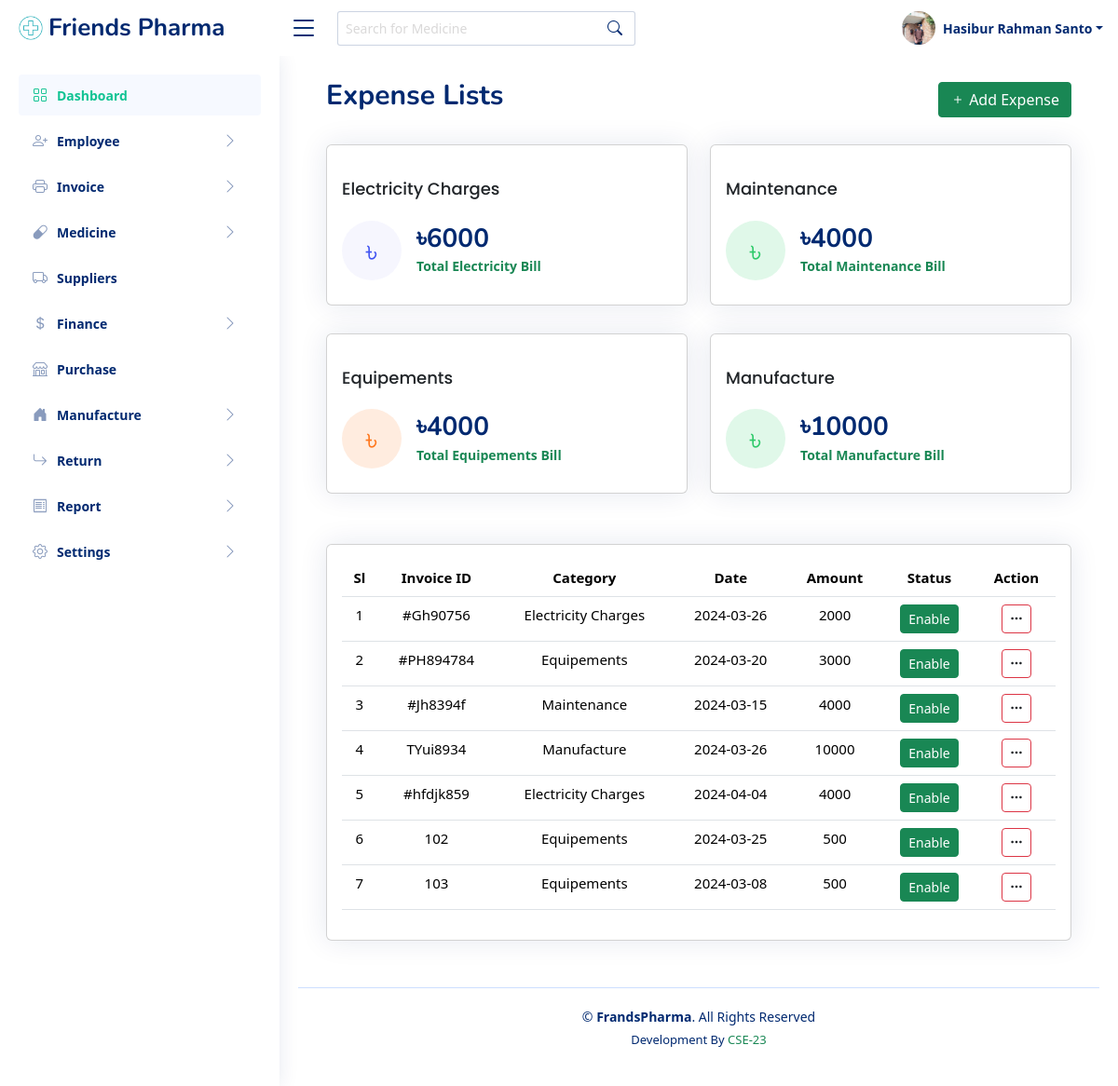
/expense.php (signed in), run on the app's committed database.
### tables this page shows
CREATE TABLE `employee` (
  `id` int(11) NOT NULL,
  `f_name` varchar(20) NOT NULL,
  `l_name` varchar(20) NOT NULL,
  `gender` varchar(20) NOT NULL,
  `birthday` varchar(20) NOT NULL,
  `phone` int(11) NOT NULL,
  `password` varchar(255) NOT NULL,
  `email` varchar(50) NOT NULL,
  `address` varchar(255) NOT NULL,
  `photo` varchar(20) NOT NULL,
  `designation` varchar(50) NOT NULL,
  `national_id` varchar(20) NOT NULL,
  `certificates` varchar(20) NOT NULL,
  `joining_date` varchar(20) NOT NULL,
  `biography` varchar(255) NOT NULL,
  `status` int(11) NOT NULL
);

CREATE TABLE `expense` (
  `id` int(11) NOT NULL,
  `invoice_id` varchar(50) NOT NULL,
  `category` varchar(50) NOT NULL,
  `date` varchar(50) NOT NULL,
  `amount` varchar(50) NOT NULL,
  `status` int(11) NOT NULL DEFAULT 1
);

### classes/Database.php (called while the page is built, shortened)
<?php
	class Database{
		protected $mysqli,$query,$numRows,$affectedRow,$errors;
		public function __construct(){
			$this->mysqli = new mysqli('sql205.infinityfree.com', 'if0_35937738', 'hSv8su6wUNz', 'if0_35937738_friendsPharma');
		}
		protected function Select($columnName,$table,$where){
			$columnName = implode(',', $columnName);
			$sql = "SELECT $columnName FROM $table ";
			if($where){
				$sql .= " WHERE ";
				$chunk 		= array_chunk($where, 3);
				$whereCols 	= array();
				foreach ($chunk as $key => $value) {
					if (is_string($value[2])) {
						$value[2] = "'$value[2]'";
					}else{
						$value[2] = $value[2];
					}
					$whereCols[] = implode(' ', $value);
				}
				$sql .= implode(' AND ', $whereCols);
			}
			if($this->mysqli->query($sql)){
				$this->query 	= $this->mysqli->query($sql);
				$this->numRows 	= $this->query->num_rows;
				if($this->numRows > 0){
					return true;
				}else{
					return false;
				}
			}else{
				return false;
			}
		}
	}
?>

### classes/Employee.php (called while the page is built, shortened)
<?php
	require_once ('Database.php');
	class Employee extends Database{
		public $query, $error;
		public function getEmployee($where = null){
			if($this->Select(['*'], 'employee', $where)){
				$this->query = $this->query;
				return true;
			}
			return false;
		}
	}
?>

### classes/Expense.php (called while the page is built, shortened)
<?php
	require_once ('Database.php');
	class Expense extends Database{
		public $query, $error;
		public function getExpense($where = null){
			if($this->Select(['*'], 'expense', $where)){
				$this->query = $this->query;
				return true;
			}
			return false;
		}
	}
?>

### expense.php (the view, shortened to what this page needs)
<!DOCTYPE html>
<html lang="en">
<?php include_once("includes/head-link.php") ?>
<body>
<?php include_once("includes/header.php") ?>
<?php include_once("includes/sidebar.php") ?>
<main id="main" class="main">
<div class="row">
  <div class="col-9">
    <div class="pagetitle">
      <h1>Expense Lists</h1>
    </div>
  </div>
  <div class="col-3 text-end">
  <button type="button" data-bs-toggle="modal" data-bs-target="#verticalycentered" class="btn btn-success mt-2 rounded-1"><i class="bi bi-plus"></i> Add Expense </button>
</div>
<section class="section dashboard mt-4">
      <div class="row">
        <div class="col-lg-12">
          <div class="row">
            <div class="col-md-6">
              <div class="card info-card sales-card">
                <div class="card-body ">
                  <h5 class="card-title">Electricity Charges</h5>
                  <div class="d-flex align-items-center">
                    <div class="card-icon rounded-circle d-flex align-items-center justify-content-center">
                      &#x09F3;
                    </div>
                    <div class="ps-3">
                      <?php
                        $expense =  new Expense;
                        $expense->getExpense();
                        $query = $expense->query;
                        $electricity_charges = array();
                        while ($row = $query->fetch_assoc()) {
                          $category = $row['category'];
                            if($category == "Electricity Charges"){
                              $electricity_charges[] = $row['amount'];
                            }
                        }
                      ?>
                      <h6>&#x09F3;<?php echo array_sum($electricity_charges); ?></h6>
                      <span class="text-success small pt-1 fw-bold">Total Electricity Bill</span>
                    </div>
                  </div>
                </div>
              </div>
            </div>
            <div class="col-md-6 ">
              <div class="card info-card revenue-card">
                <div class="card-body">
                  <h5 class="card-title">Maintenance</h5>
                  <div class="d-flex align-items-center">
                    <div class="card-icon rounded-circle d-flex align-items-center justify-content-center">
                      &#x09F3;
                    </div>
                    <div class="ps-3">
                    <?php
                        $expense =  new Expense;
                        $expense->getExpense();
                        $query = $expense->query;
                        $maintenance = array();
                        while ($row = $query->fetch_assoc()) {
                          $category = $row['category'];
                            if($category == "Maintenance"){
                              $maintenance[] = $row['amount'];
                            }
                        }
                      ?>
                      <h6>&#x09F3;<?php echo array_sum($maintenance); ?></h6>
                      <span class="text-success small pt-1 fw-bold">Total Maintenance Bill</span>
                    </div>
                  </div>
                </div>
              </div>
            </div>
            <div class="col-md-6">
              <div class="card info-card customers-card">
                <div class="card-body">
                  <h5 class="card-title">Equipements</h5>
                  <div class="d-flex align-items-center">
                    <div class="card-icon rounded-circle d-flex align-items-center justify-content-center">
                      &#x09F3;
                    </div>
                    <div class="ps-3">
                    <?php
                      $expense =  new Expense;
                      $expense->getExpense();
                      $query = $expense->query;
                      $equipements = array();
                      while ($row = $query->fetch_assoc()) {
                        $category = $row['category'];
                          if($category == "Equipements"){
                            $equipements[] = $row['amount'];
                          }
                      }
                      ?>
                      <h6>&#x09F3;<?php echo array_sum($equipements); ?></h6>
                      <span class="text-success small pt-1 fw-bold">Total Equipements Bill</span>
                    </div>
                  </div>
                </div>
              </div>
            </div>
            <div class="col-md-6">
              <div class="card info-card revenue-card">
                <div class="card-body">
                  <h5 class="card-title">Manufacture</h5>
                  <div class="d-flex align-items-center">
                    <div class="card-icon rounded-circle d-flex align-items-center justify-content-center">
                      &#x09F3;
                    </div>
                    <div class="ps-3">
                    <?php
                        $expense =  new Expense;
                        $expense->getExpense();
                        $query = $expense->query;
                        $manufacture = array();
                        while ($row = $query->fetch_assoc()) {
                          $category = $row['category'];
                            if($category == "Manufacture"){
                              $manufacture[] = $row['amount'];
                            }
                        }
                        ?>
                        <h6>&#x09F3;<?php echo array_sum($manufacture); ?></h6>
                        <span class="text-success small pt-1 fw-bold">Total Manufacture Bill</span>
                    </div>
                  </div>
                </div>
              </div>
            </div>
  <section class="section mt-4">
      <div class="row">
        <div class="col-lg-12">
          <div class="card">
            <div class="card-body pt-3">
              <div class="table-responsive">
                <table class="table table-hover datatable">
                    <thead>
                    <tr>
                        <th style="font-size:15px;" class="text-center">Sl</th>
                        <th style="font-size:15px;" class="text-nowrap text-center">Invoice ID</th>
                        <th style="font-size:15px;" class="text-center">Category</th>
                        <th style="font-size:15px;" class="text-center">Date</th>
                        <th style="font-size:15px;" class="text-center">Amount</th>
                        <th style="font-size:15px;" class="text-center">Status</th>
                        <th style="font-size:15px;" class="text-center">Action</th>
                    </tr>
                    </thead>
                    <tbody>
                    <?php
                      $expense =  new Expense;
                      $expense->getExpense();
                      $query = $expense->query;
                      $sl = 1;
                      while ($row = $query->fetch_assoc()) {
                        $id             = $row['id'];
                        $invoice_id	    = $row['invoice_id'];
                        $category       = $row['category'];
                        $date           = $row['date'];
                        $amount         = $row['amount'];
                        $status         = $row['status'];
                    ?>
                    <tr class="text-center">
                        <td style="font-size:15px;"><?php echo $sl++; ?></td>
                        <td style="font-size:15px;"><?php echo $invoice_id; ?></td>
                        <td style="font-size:15px;"><?php echo $category; ?></td>
                        <td style="font-size:15px;"><?php echo $date; ?></td>
                        <td style="font-size:15px;"><?php echo $amount; ?></td>
                        <td style="font-size:15px;">
                          <?php
                            if($status == 0){
                                echo "<a href='change-status.php?id=$id&&value=1&&table=expense' class='btn btn-danger btn-sm rounded-1'>Disable</a>";
                            }elseif($status == 1){
                                echo "<a href='change-status.php?id=$id&&value=0&&table=expense' class='btn btn-success btn-sm rounded-1'>Enable</a>";
                            }
                          ?>
                        </td>
                        <td class="text-center">
                          <div class="btn-group" role="group">
                            <button class="btn border-danger btn-sm rounded-1" type="button" data-bs-toggle="dropdown" aria-expanded="false">
                              <i class="bi bi-three-dots"></i>
                            </button>
                          </div>
                      </td>
                    </tr>
                    <?php } ?>
                    </tbody>
                </table>
              </div>
            </div>
          </div>
        </div>
      </div>
  </section>
</main>
<?php include_once("includes/footer.php") ?>
</body>
</html>

### includes/header.php (shortened to what this page needs)
<?php
  $user = $_SESSION['front_user'];
  $users = new Employee;
  $users->getEmployee(['phone', '=', $user]);
  $query = $users->query;
  $result = $query->fetch_assoc();
  $fname  = $result['f_name'];
  $lname  = $result['l_name'];
  $image  = $result['photo'];
?>
<header id="header" class="header fixed-top d-flex align-items-center">
<div class="d-flex align-items-center justify-content-between">
  <a href="index.html" class="logo d-flex align-items-center">
    <img src="assets/img/logo.png" alt="logo">
    <span class="d-none d-lg-block">Friends Pharma</span>
  </a>
  <i class="bi bi-list toggle-sidebar-btn"></i>
</div>
<div class="search-bar">
  <form class="search-form d-flex align-items-center" method="POST" action="#">
    <input type="text" name="query" placeholder="Search for Medicine" title="Enter search keyword">
    <button type="submit" title="Search"><i class="bi bi-search"></i></button>
  </form>
</div>
<nav class="header-nav ms-auto">
  <ul class="d-flex align-items-center">
    <li class="nav-item dropdown pe-3">
      <a class="nav-link nav-profile d-flex align-items-center pe-0" href="#" data-bs-toggle="dropdown">
        <img src="files/photo/<?php echo $image; ?>" alt="Profile" class="rounded-circle">
        <span class="d-none d-md-block dropdown-toggle ps-2"><?php echo $fname." ".$lname; ?></span>
      </a>
    </li>
  </ul>
</nav>
</header>

### assets/css/style.css (style rules this page uses)
:root { scroll-behavior: smooth; }
body { font-family: "Open Sans", sans-serif; background: #fff; color: #444444; }
a { color: #4154f1; text-decoration: none !important; }
::placeholder { color: #dad9d9 !important; }
h1, h2, h3, h4, h5, h6 { font-family: "Nunito", sans-serif; }
#main { margin-top: 40px; padding: 20px 30px; transition: all 0.3s; }
.pagetitle { margin-bottom: 10px; }
.pagetitle h1 { font-size: 30px; margin-bottom: 0; font-weight: 700; color: #012970; padding-top: 5px !important; }
.card { margin-bottom: 30px; border: none; border-radius: 5px; box-shadow: 0px 0 30px rgba(1, 41, 112, 0.1); }
.card-title { padding: 20px 0 15px 0; font-size: 18px; font-weight: 500; color: #012970; font-family: "Poppins", sans-serif; }
.card-body { padding: 0 20px 20px 20px; }
.logo { line-height: 1; }
@media (min-width: 1200px) { .logo { width: 280px; } }
.logo img { max-height: 26px; margin-right: 6px; }
.logo span { font-size: 26px; font-weight: 700; color: #012970; font-family: "Nunito", sans-serif; }
.header { transition: all 0.5s; z-index: 997; height: 60px; background-color: #fff; padding-left: 20px; }
.header .toggle-sidebar-btn { font-size: 32px; padding-left: 10px; cursor: pointer; color: #012970; }
.header .search-bar { min-width: 360px; padding: 0 20px; }
.header .search-form { width: 100%; }
.header .search-form input { border: 0; font-size: 14px; color: #012970; border: 1px solid rgba(1, 41, 112, 0.2); padding: 7px 38px 7px 8px; border-radius: 3px; transition: 0.3s; width: 100%; }
.header .search-form button { border: 0; padding: 0; margin-left: -30px; background: none; }
.header .search-form button i { color: #012970; }
.header-nav ul { list-style: none; }
.header-nav > ul { margin: 0; padding: 0; }
.header-nav .nav-profile { color: #012970; }
.header-nav .nav-profile img { max-height: 36px; width: 36px; object-fit: cover; }
.header-nav .nav-profile span { font-size: 14px; font-weight: 600; }
@media (min-width: 1200px) { #main, #footer { margin-left: 300px; } }
.dashboard .info-card { padding-bottom: 10px; }
.dashboard .info-card h6 { font-size: 28px; color: #012970; font-weight: 700; margin: 0; padding: 0; }
.dashboard .card-icon { font-size: 32px; line-height: 0; width: 64px; height: 64px; flex-shrink: 0; flex-grow: 0; }
.dashboard .sales-card .card-icon { color: #4154f1; background: #f6f6fe; }
.dashboard .revenue-card .card-icon { color: #2eca6a; background: #e0f8e9; }
.dashboard .customers-card .card-icon { color: #ff771d; background: #ffecdf; }

### includes/head-link.php (style rules this page uses)
body { font-family: Arial, sans-serif; padding: 20px; }

### data on the page
employee: photo (picture), f_name "Hasibur", l_name "Rahman Santo"
expense: invoice "#Gh90756", category "Electricity Charges", date "2024-03-26", amount "2000"
expense: invoice "#PH894784", category "Equipements", date "2024-03-20", amount "3000"
expense: invoice "#Jh8394f", category "Maintenance", date "2024-03-15", amount "4000"
expense: invoice "TYui8934", category "Manufacture", date "2024-03-26", amount "10000"
expense: invoice "#hfdjk859", category "Electricity Charges", date "2024-04-04", amount "4000"
expense: invoice "102", category "Equipements", date "2024-03-25", amount "500"
expense: invoice "103", category "Equipements", date "2024-03-08", amount "500"

### other printed values
array_sum($electricity_charges) "6000"
array_sum($maintenance) "4000"
array_sum($equipements) "4000"
array_sum($manufacture) "10000"
